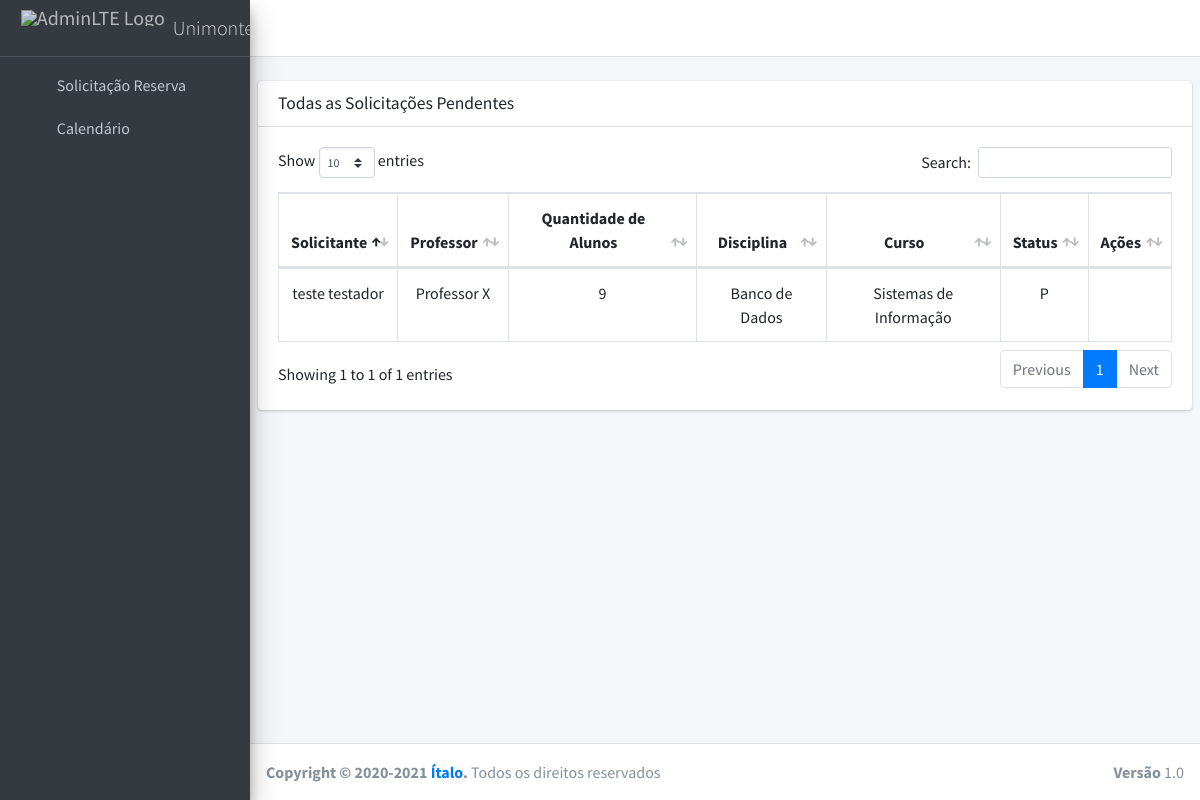
Page /panel/solicitacao/pendente on the committed database.
### core/models.py (models this page shows, shortened)
class SolicitacaoReserva(models.Model):
    STATUS_CHOICES = [
        ('P', 'Pendente'),
        ('F', 'Finzalizada'),
    ]
    observacao = models.TextField(null=True)
    status = models.CharField(choices=STATUS_CHOICES, max_length=1, default='P')
    qnt_alunos = models.IntegerField()
    professor_masp = models.ForeignKey(Professor, on_delete=models.CASCADE)
    curso_id = models.ForeignKey(Curso, on_delete=models.CASCADE)
    disciplina_id = models.ForeignKey(Disciplina, on_delete=models.CASCADE)
    software_id = models.ManyToManyField(Software)
    user_masp = models.ForeignKey(CustomUsuario, on_delete=models.CASCADE)

class CustomUsuario(AbstractUser):
    email = models.EmailField('E-mail', unique=True)
    masp = models.CharField(max_length=15)
    is_staff = models.BooleanField('Membro da equipe', default=False)
    USERNAME_FIELD = 'email'
    REQUIRED_FIELDS = ['first_name', 'last_name', 'masp']
    objects = UsuarioManager()

class Professor(models.Model):
    masp = models.IntegerField(primary_key=True)
    name = models.CharField(max_length=150)
    email = models.EmailField(unique=True)
    contato = models.CharField(max_length=15, blank=True)
    def __str__(self):
        return self.name

class Disciplina(models.Model):
    name = models.CharField(max_length=70)
    def __str__(self):
        return self.name

class Curso(models.Model):
    name = models.CharField(max_length=45)
    def __str__(self):
        return self.name

### core/views.py (the view)
# urls.py: path('panel/solicitacao/pendente', ListSolicitacaoReservaView.as_view(), name='solicitacao-list'),
class ListSolicitacaoReservaView(ListView):
    model = SolicitacaoReserva
    template_name = 'panel/solicitacao/list.html'
    def get_context_data(self, **kwargs):
        context = super(ListSolicitacaoReservaView, self).get_context_data(**kwargs)
        context['solicitacao'] = SolicitacaoReserva.objects.filter(status='P')
        return context

### core/templates/panel/solicitacao/list.html (shortened to what this page needs)
{% extends 'layouts/base.html' %}
{% load static %}
{% block head %}
<link rel="stylesheet" href="{% static 'plugins/datatables-bs4/css/dataTables.bootstrap4.min.css' %}">
<link rel="stylesheet" href="{% static 'plugins/datatables-responsive/css/responsive.bootstrap4.min.css' %}">
{% endblock %}
{% block layouts %}
    {% include 'layouts/navbar.html' %}
    {% include 'layouts/sidebar.html' %}
{% endblock %}
{% block content %}
{% load widget_tweaks %}
 <div class="content-wrapper">
    <br>
    <section class="content">
      <div class="card">
        <div class="card-header">
          <h3 class="card-title">Todas as Solicitações Pendentes</h3>
        </div>
        <div class="card-body">
            <table>
                <table id="table-lab" class="table table-bordered table-hover dataTable">
                    <thead>
                        <tr>
                            <th class="text-center">Solicitante</th>
                            <th class="text-center">Professor</th>
                            <th class="text-center">Quantidade de Alunos</th>
                            <th class="text-center">Disciplina</th>
                            <th class="text-center">Curso</th>
                            <th class="text-center">Status</th>
                            <th class="text-center">Ações</th>
                        </tr>
                    </thead>
                    <tbody>
                        {% for s in solicitacao %}
                            <tr>
                                <td>{{ s.user_masp.get_full_name }}</td>
                                <td>{{ s.professor_masp }}</td>
                                <td>{{ s.qnt_alunos }}</td>
                                <td>{{ s.disciplina_id }}</td>
                                <td>{{ s.curso_id }}</td>
                                <td>{{ s.status }}</td>
                                <td>
                                    <a href="{% url 'solicitacao-detail' s.pk %}" title="Informações"><i class="far fa-eye"></i></a>
                                </td>
                            </tr>
                        {% endfor %}
                    </tbody>
                  </table>
            </table>
        </div>
      </div>
    </section>
  </div>
{% endblock %}
{% block footer %}
    {% include 'layouts/footer.html' %}
{% endblock %}

### core/static/custom/custom.css (style rules this page uses)
td { text-align:center; vertical-align:middle; }

### rows in the picture
SolicitacaoReserva: user_masp.get_full_name "teste testador", professor_masp "Professor X", qnt_alunos "9", disciplina_id "Banco de Dados", curso_id "Sistemas de Informação", status "P"
